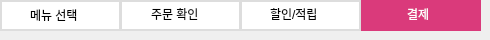
   <widget class="QWidget" name="page_trun_pay">
    <widget class="QFrame" name="frame_11">
     <property name="geometry">
      <rect>
       <x>360</x>
       <y>0</y>
       <width>121</width>
       <height>31</height>
      </rect>
     </property>
     <property name="styleSheet">
      <string notr="true">QFrame{
	border:none;
	background:#DA3A7B;
}</string>
     </property>
     <property name="frameShape">
      <enum>QFrame::Shape::StyledPanel</enum>
     </property>
     <property name="frameShadow">
      <enum>QFrame::Shadow::Raised</enum>
     </property>
     <widget class="QLabel" name="label_28">
      <property name="geometry">
       <rect>
        <x>47</x>
        <y>4</y>
        <width>41</width>
        <height>20</height>
       </rect>
      </property>
      <property name="styleSheet">
       <string notr="true">QLabel{
	border:none;
	color:#FFF;
}</string>
      </property>
      <property name="text">
       <string>결제</string>
      </property>
     </widget>
    </widget>
    <widget class="QFrame" name="frame_12">
     <property name="geometry">
      <rect>
       <x>240</x>
       <y>0</y>
       <width>121</width>
       <height>31</height>
      </rect>
     </property>
     <property name="styleSheet">
      <string notr="true">QFrame{
	border:2px #DDD;
	border-style:solid;
	background:#FFF;
}</string>
     </property>
     <property name="frameShape">
      <enum>QFrame::Shape::StyledPanel</enum>
     </property>
     <property name="frameShadow">
      <enum>QFrame::Shadow::Raised</enum>
     </property>
     <widget class="QLabel" name="label_29">
      <property name="geometry">
       <rect>
        <x>30</x>
        <y>4</y>
        <width>71</width>
        <height>20</height>
       </rect>
      </property>
      <property name="styleSheet">
       <string notr="true">QLabel{
	border:none;
	color:#000;
}</string>
      </property>
      <property name="text">
       <string>할인/적립</string>
      </property>
     </widget>
    </widget>
    <widget class="QFrame" name="frame_13">
     <property name="geometry">
      <rect>
       <x>0</x>
       <y>0</y>
       <width>121</width>
       <height>31</height>
      </rect>
     </property>
     <property name="styleSheet">
      <string notr="true">QFrame{
	border:2px #DDD;
	border-style:solid;
	background:#FFF;
}</string>
     </property>
     <property name="frameShape">
      <enum>QFrame::Shape::StyledPanel</enum>
     </property>
     <property name="frameShadow">
      <enum>QFrame::Shadow::Raised</enum>
     </property>
     <widget class="QLabel" name="label_30">
      <property name="geometry">
       <rect>
        <x>30</x>
        <y>4</y>
        <width>71</width>
        <height>21</height>
       </rect>
      </property>
      <property name="styleSheet">
       <string notr="true">QLabel{
	border:none;
	color:#000;
}</string>
      </property>
      <property name="text">
       <string>메뉴 선택</string>
      </property>
     </widget>
    </widget>
    <widget class="QFrame" name="frame_14">
     <property name="geometry">
      <rect>
       <x>120</x>
       <y>0</y>
       <width>121</width>
       <height>31</height>
      </rect>
     </property>
     <property name="styleSheet">
      <string notr="true">QFrame{
	border:2px #DDD;
	border-style:solid;
	background:#FFF;
}</string>
     </property>
     <property name="frameShape">
      <enum>QFrame::Shape::StyledPanel</enum>
     </property>
     <property name="frameShadow">
      <enum>QFrame::Shadow::Raised</enum>
     </property>
     <widget class="QLabel" name="label_31">
      <property name="geometry">
       <rect>
        <x>31</x>
        <y>4</y>
        <width>81</width>
        <height>20</height>
       </rect>
      </property>
      <property name="styleSheet">
       <string notr="true">QLabel{
	border:none;
	color:#000;
}</string>
      </property>
      <property name="text">
       <string>주문 확인</string>
      </property>
     </widget>
    </widget>
   </widget>
